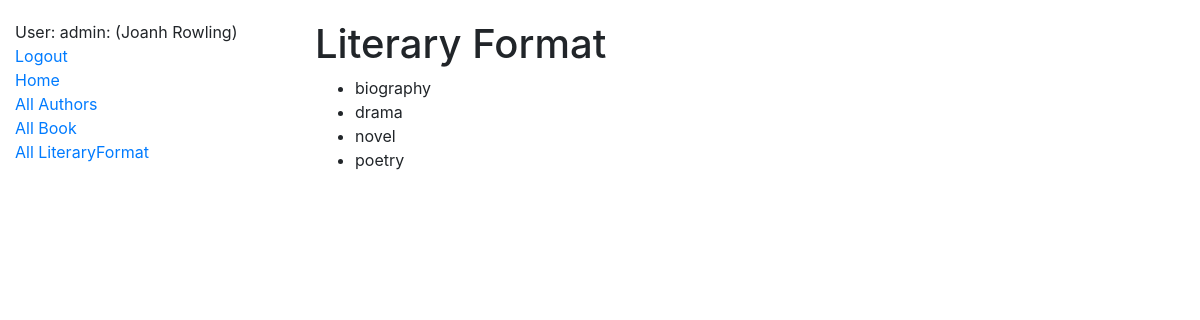
/literary-formats/ (signed in), run on the app's committed database.
### catalog/models.py (models this page shows, shortened)
class Author(AbstractUser):
    pseudonym = models.CharField(max_length=56, null=True, blank=True)
    class Meta:
        ordering = ("username",)
    def __str__(self):
        return f"{self.username}: ({self.first_name} {self.last_name})"

class LiteraryFormat(models.Model):
    name = models.CharField(max_length=256)
    class Meta:
        ordering = ("name",)

### catalog/views.py (the view)
# urls.py: path("literary-formats/", LiteraryFormatListView.as_view(), name="literary-formats-list"),
class LiteraryFormatListView(LoginRequiredMixin, generic.ListView):
    model = LiteraryFormat
    template_name = "catalog/literary_formats_list.html"
    context_object_name = "all_formats"

### templates/catalog/literary_formats_list.html
 {% extends "base.html" %}
{% block content %}
  <h1>Literary Format</h1>
  {% if all_formats %}
    <ul>
  {% for literary_formats in all_formats %}
       <li>{{literary_formats.name}}</li>
    {% endfor %}
     </ul>
    {%else %}
    <p>There is not lit format here</p>
  {% endif %}
{% endblock %}

### templates/includes/sidebar.html
<ul class="sidebar-nav">
  {% if user.is_authenticated %}
    <li>User: {{ request.user }}</li>
    <li>
      <a href="{% url 'logout'%}">Logout</a>
    </li>
    {% else %}
    <li><a href="{% url 'login'%}">Login</a></li>
  {% endif %}
  <li><a href="{% url 'catalog:index' %}">Home</a></li>
  <li><a href="{% url "catalog:authors-list" %}">All Authors</a></li>
  <li><a href="{% url "catalog:book-list" %}">All Book</a></li>
  <li><a href="{% url "catalog:literary-formats-list" %}">All LiteraryFormat</a></li>
</ul>

### static/css/style.css (style rules this page uses)
body { margin-top: 20px; background: white; }
.sidebar-nav { padding: 0; list-style: none; }

### data on the page
Author: user "admin: (Joanh Rowling)"
LiteraryFormat: name "biography"
LiteraryFormat: name "drama"
LiteraryFormat: name "novel"
LiteraryFormat: name "poetry"
